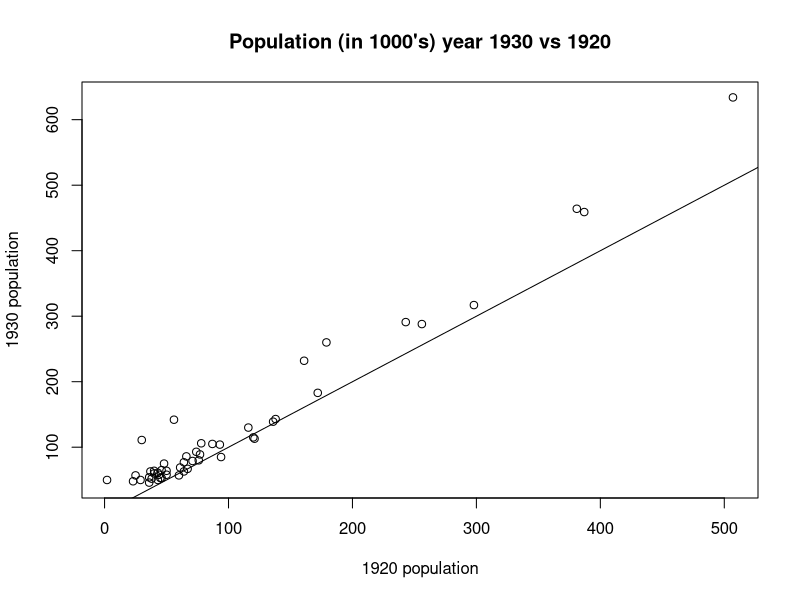
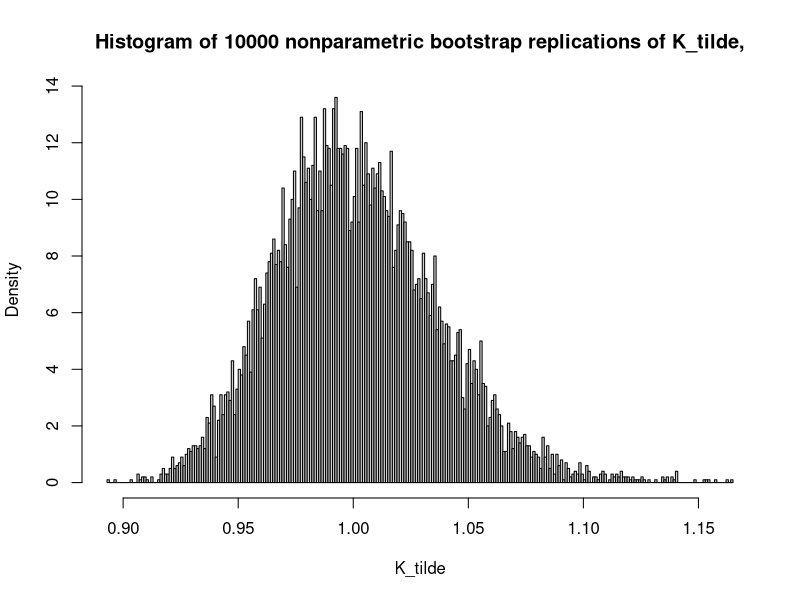
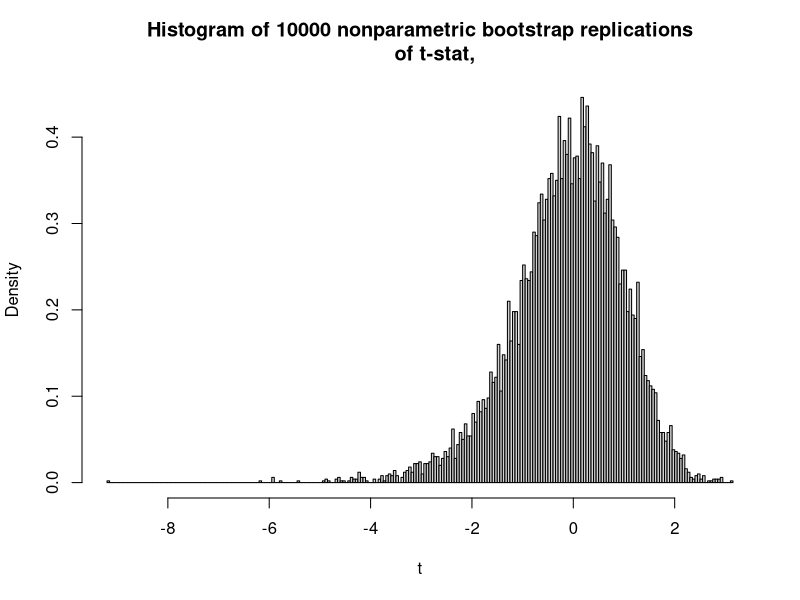

Here is the R script that generated these plots, in order:
## ---- chunk 1
knitr::opts_chunk$set(echo = TRUE)
## ---- chunk 2
library(boot)
## ---- chunk 3
str(bigcity)
## ---- chunk 4
plot(bigcity$u, bigcity$x, xlab="1920 population", ylab="1930 population", main="Population (in 1000's) year 1930 vs 1920") 
abline(0,1)
## ---- chunk 5
(theta_hat <- mean(bigcity$x)/mean(bigcity$u))
## ---- chunk 6
stat <- function(data, indices){
  
  d <- data[indices, ]
  k <- (mean(d$x)/mean(d$u)) - 0.239 
  
  return(k)
}

set.seed(1235) # seed for the RNG to ensure that you get exactly the same results as here
boot_p <- boot(data=bigcity, statistic=stat, R=10000) 
## ---- chunk 7
hist(boot_p$t, breaks=200, probability = T, xlab="K_tilde", main="Histogram of 10000 nonparametric bootstrap replications of K_tilde,")
## ---- chunk 8
(p <- (1+sum(abs(boot_p$t) > abs(theta_hat)))/(10000+1))
## ---- chunk 9
#construct confidence intervals for the parameter estimate
meanratio <- function(data, indices){
  
  d <- data[indices, ]
  k <- (mean(d$x)/mean(d$u)) 
  
  return(k)
}

boot.out <- boot(bigcity, meanratio, 10000)
boot.ci(boot.out)
## ---- chunk 10
boot_p
## ---- chunk 11
z <- bigcity$x-bigcity$u
mean(z)
(z.tilde <- z - mean(z))
mean(z.tilde)
## ---- chunk 12
R = 10000
t.boot<-c(1:R)

for(b in 1:R){
  z.b <- sample(z.tilde, size=length(z), replace=TRUE)
  t.boot[b] <- t.test(z.b,mu=0)$statistic
}

## ---- chunk 13
hist(t.boot, breaks=200, probability = T, xlab="t", main="Histogram of 10000 nonparametric bootstrap replications
     of t-stat,")
## ---- chunk 14
(Pmc <- (1+sum(abs(t.boot) > abs(mean(z))))/(R+1)) 
